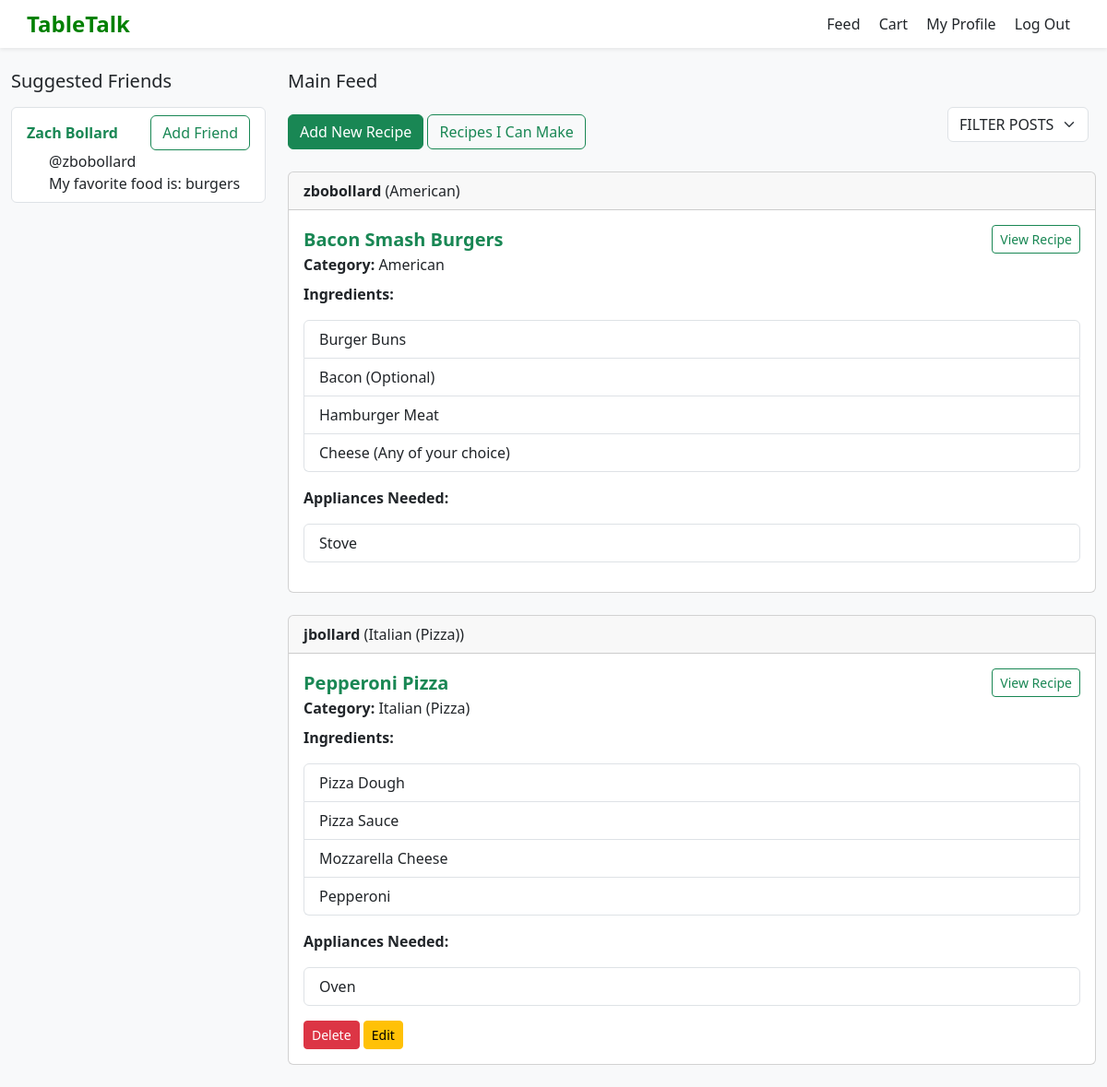
Screenshot of /show_feed (signed in) with the database file from the repository.
### tables this page shows
CREATE TABLE users (
    id INTEGER PRIMARY KEY AUTOINCREMENT,
    username TEXT NOT NULL UNIQUE,
    password TEXT NOT NULL,
    first_name TEXT NOT NULL,
    last_name TEXT NOT NULL,
    favorite_food TEXT NOT NULL,
    cart TEXT,
    following TEXT
);

CREATE TABLE posts
(
    id INTEGER PRIMARY KEY AUTOINCREMENT,
    user_id INTEGER NOT NULL,
    title TEXT NOT NULL,
    category TEXT,
    steps TEXT,
    ingredients TEXT,
    appliances TEXT,
    username TEXT,
    FOREIGN KEY (user_id) REFERENCES users(id)
);

### app.py (the view)
@app.route('/show_feed', methods=['GET', 'POST'])
def show_feed():
    if 'username' in session:
        db = get_db()
        username = session['username']
        user_row = db.execute('SELECT id FROM users WHERE username = ?',
                              (username,)).fetchone()
        if not user_row:
            flash("User not found in database", "error")
            return redirect(url_for('login'))
        user_id = user_row['id']
        feed = db.execute('SELECT * FROM posts ORDER BY id DESC').fetchall()
        friends = db.execute('SELECT first_name, last_name, username, favorite_food FROM users WHERE id != ? ORDER BY id DESC',
                             (user_id,)).fetchall()
        return render_template('main_feed.html', posts=feed, suggested_friends=friends)
    else:
        flash("Please log in to view the feed", "error")
        return render_template('login.html')

### app.py (called while the page is built)
def connect_db():
    rv = sqlite3.connect(app.config['DATABASE'])
    rv.row_factory = sqlite3.Row
    return rv

def get_db():
    if not hasattr(g, 'sqlite_db'):
        g.sqlite_db = connect_db()
    return g.sqlite_db

### templates/main_feed.html (shortened to what this page needs)
{% extends "layout.html" %}
{% block content %}
<div class="container-fluid mt-4">
  <div class="row">
    <div class="col-md-3">
      <h5 class="mb-3">Suggested Friends</h5>
      <ul class="list-group">
          {% for friend in suggested_friends %}
              <div class="list-group-item">
                <div class="d-flex justify-content-between align-items-center">
                  <a href="{{ url_for('show_user_profile', username=friend.username) }}" class="text-success text-decoration-none">
                    <strong>{{ friend.first_name }} {{ friend.last_name }}</strong>
                  </a>
                  <button class="btn btn-outline-success">Add Friend</button>
                </div>
                <div class="ms-4" style="text-align: left">@{{ friend.username }}</div>
                <div class="ms-4"style="text-align: left">My favorite food is: {{ friend.favorite_food }}</div>
              </div>
          {% endfor %}
      </ul>
    </div>
    <div class="col-md-9">
      <h5 class="mb-3">Main Feed</h5>
      <div class="d-flex justify-content-between align-items-center mb-3">
        <div>
          <button type="button" class="btn btn-success" data-bs-toggle="modal" data-bs-target="#recipeModal">
            Add New Recipe
          </button>
          <a href="{{ url_for('filter_by_appliances') }}" class="btn btn-outline-success">
            Recipes I Can Make
          </a>
        </div>
        <form method="get" action="{{ url_for('filter_posts') }}" class="d-flex align-items-center mb-3">
          <select name="filter_category" class="form-select w-auto me-2" data-role="filter">
            <option value="FILTER POSTS" {% if selected_category == 'FILTER POSTS' or not selected_category %}selected{% endif %}>FILTER POSTS</option>
          </select>
        </form>
      </div>
      {% for post in posts %}
      <div class="card mb-4">
        <div class="card-header">
          <strong>{{ post.username }}</strong> ({{ post.category }})
        </div>
        <div class="card-body">
          <div class="d-flex justify-content-between align-items-center">
              <h5 class="card-title text-success fw-bold mb-0">{{ post.title }}</h5>
              <a href="{{ url_for('view_recipe', recipe_id=post.id) }}" class="btn btn-outline-success btn-sm">View Recipe</a>
          </div>
          <div class="mb-2"><strong>Category:</strong> {{ post.category }}</div>
          <p><strong>Ingredients:</strong></p>
          <ul class="list-group mb-3">
            {% for ingredient in post.ingredients.split('\n') %}
            <li class="list-group-item">{{ ingredient }}</li>
            {% endfor %}
          </ul>
          <p><strong>Appliances Needed:</strong></p>
            <ul class="list-group mb-3">
              {% for appliance in post.appliances.split(',') %}
                <li class="list-group-item">{{ appliance.strip() }}</li>
              {% endfor %}
            </ul>
          {% if post.username == session['username'] %}
          <div class="mt-2">
            <form method="POST" action="{{ url_for('delete_post', post_id=post.id) }}" style="display:inline;">
              <button type="submit" class="btn btn-danger btn-sm">Delete</button>
            </form>
            <button type="button"
                    class="btn btn-warning btn-sm"
                    data-bs-toggle="modal"
                    data-bs-target="#editModal"
                    data-id="{{ post.id }}"
                    data-title="{{ post.title }}"
                    data-category="{{ post.category }}"
                    data-ingredients="{{ post.ingredients | escape }}"
                    data-steps="{{ post.steps | escape }}"
                    data-appliances="{{ post.appliances | escape }}">
              Edit</button>
          </div>
          {% endif %}
        </div>
      </div>
      {% endfor %}
    </div>
  </div>
</div>
{% endblock %}

### templates/layout.html (style rules this page uses)
body { background-color: #f8f9fa; }

### rows the page displays
users: first_name "Zach", last_name "Bollard", username "zbobollard", favorite_food "burgers"
posts: username "zbobollard", category "American", title "Bacon Smash Burgers", ingredient "Burger Buns" "Bacon (Optional)" "Hamburger Meat" "Cheese (Any of your choice)", strip "Stove"
posts: username "jbollard", category "Italian (Pizza)", title "Pepperoni Pizza", ingredient "Pizza Dough" "Pizza Sauce" "Mozzarella Cheese" "Pepperoni", strip "Oven"
